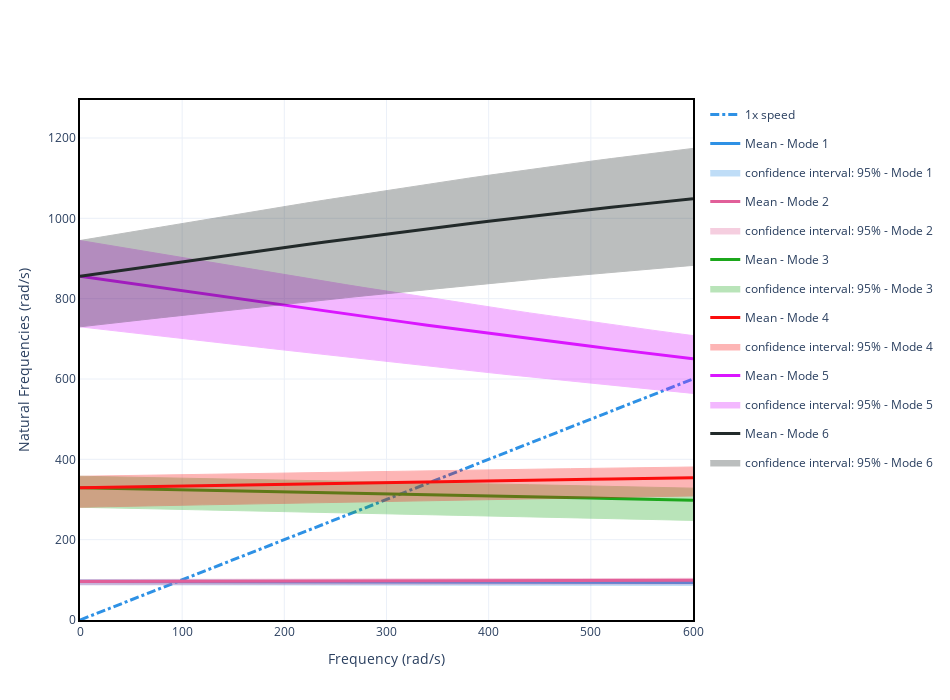

Notebook code for this chart:
### Markdown cell above
#### Plotting Stochastic Campbell Diagram

### Code cell
# choose the desirable percentiles or confidence intervals
camp.plot_nat_freq(conf_interval=[95], width=950, height=700)
